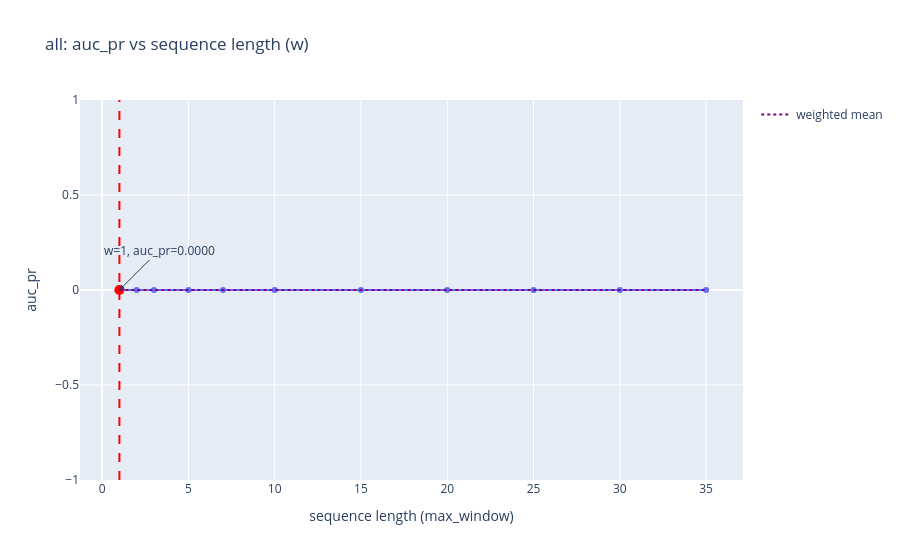
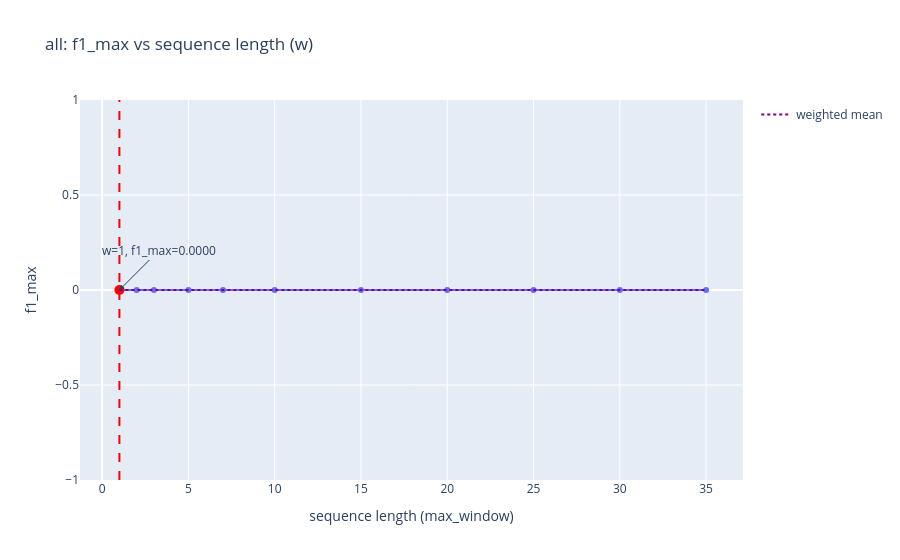
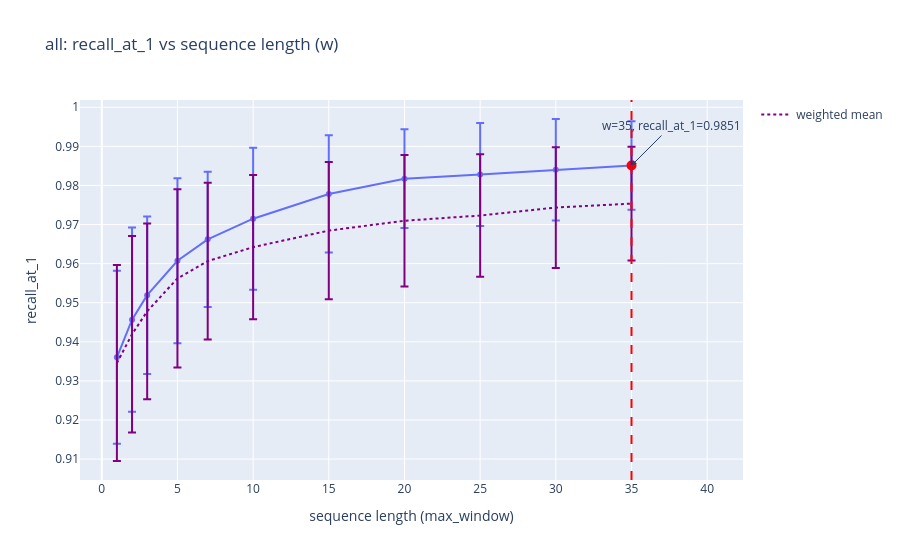
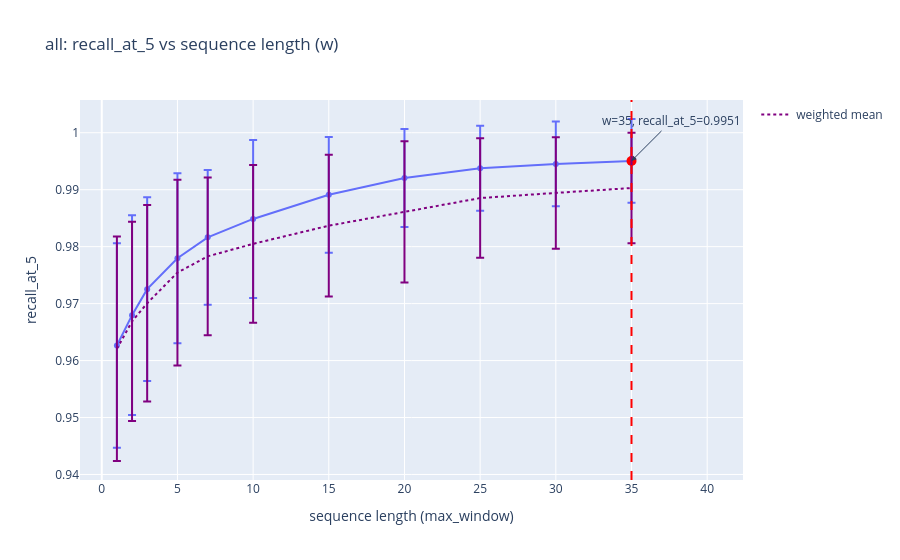

Source (notebook cell) for these figures, in order:
### Code cell
plot_metrics_from_parquet(
    "/home/kartashov_ga/projects/GSLoc/data/tests/26-05-19/3RScan/GT/64xMegaloc/rerank_k_1000_per_frame_k_100/base_seq_report/room-sim/summaryresults.parquet",
    "/home/kartashov_ga/projects/GSLoc/data/tests/26-05-19/3RScan/Megaloc/rerank_k_500_per_frame_k_25/base_seq_report/room-sim/summaryresults.parquet",
    )

### Figure 1 — Plotly figure (JSON) as saved in the notebook; plotly's stock layout.template omitted (floating-point values rounded to 4 significant figures)
{"data": [{"hovertemplate": "w=%{x}<br>auc_pr=%{y}<extra></extra>", "legendgroup": "", "line": {"color": "#636efa", "dash": "solid"}, "marker": {"symbol": "circle"}, "mode": "lines+markers", "name": "", "orientation": "v", "showlegend": false, "type": "scatter", "x": [1, 2, 3, 5, 7, 10, 15, 20, 25, 30, 35], "xaxis": "x", "y": [0.0, 0.0, 0.0, 0.0, 0.0, 0.0, 0.0, 0.0, 0.0, 0.0, 0.0], "yaxis": "y"}, {"marker": {"color": "red", "size": 10}, "mode": "markers", "name": "max", "showlegend": false, "type": "scatter", "x": [1], "y": [0]}, {"line": {"color": "purple", "dash": "dot"}, "mode": "lines", "name": "weighted mean", "showlegend": true, "type": "scatter", "x": [1, 2, 3, 5, 7, 10, 15, 20, 25, 30, 35], "y": [0.0, 0.0, 0.0, 0.0, 0.0, 0.0, 0.0, 0.0, 0.0, 0.0, 0.0]}], "layout": {"annotations": [{"arrowhead": 2, "ax": 40, "ay": -40, "showarrow": true, "text": "w=1, auc_pr=0.0000", "x": 1, "y": 0}], "legend": {"tracegroupgap": 0}, "shapes": [{"line": {"color": "red", "dash": "dash"}, "type": "line", "x0": 1, "x1": 1, "xref": "x", "y0": 0, "y1": 1, "yref": "y domain"}], "title": {"text": "all: auc_pr vs sequence length (w)"}, "xaxis": {"anchor": "y", "domain": [0, 1], "title": {"text": "sequence length (max_window)"}}, "yaxis": {"anchor": "x", "domain": [0, 1], "title": {"text": "auc_pr"}}}}

### Figure 2 — Plotly figure (JSON) as saved in the notebook; plotly's stock layout.template omitted (floating-point values rounded to 4 significant figures)
{"data": [{"hovertemplate": "w=%{x}<br>f1_max=%{y}<extra></extra>", "legendgroup": "", "line": {"color": "#636efa", "dash": "solid"}, "marker": {"symbol": "circle"}, "mode": "lines+markers", "name": "", "orientation": "v", "showlegend": false, "type": "scatter", "x": [1, 2, 3, 5, 7, 10, 15, 20, 25, 30, 35], "xaxis": "x", "y": [0.0, 0.0, 0.0, 0.0, 0.0, 0.0, 0.0, 0.0, 0.0, 0.0, 0.0], "yaxis": "y"}, {"marker": {"color": "red", "size": 10}, "mode": "markers", "name": "max", "showlegend": false, "type": "scatter", "x": [1], "y": [0]}, {"line": {"color": "purple", "dash": "dot"}, "mode": "lines", "name": "weighted mean", "showlegend": true, "type": "scatter", "x": [1, 2, 3, 5, 7, 10, 15, 20, 25, 30, 35], "y": [0.0, 0.0, 0.0, 0.0, 0.0, 0.0, 0.0, 0.0, 0.0, 0.0, 0.0]}], "layout": {"annotations": [{"arrowhead": 2, "ax": 40, "ay": -40, "showarrow": true, "text": "w=1, f1_max=0.0000", "x": 1, "y": 0}], "legend": {"tracegroupgap": 0}, "shapes": [{"line": {"color": "red", "dash": "dash"}, "type": "line", "x0": 1, "x1": 1, "xref": "x", "y0": 0, "y1": 1, "yref": "y domain"}], "title": {"text": "all: f1_max vs sequence length (w)"}, "xaxis": {"anchor": "y", "domain": [0, 1], "title": {"text": "sequence length (max_window)"}}, "yaxis": {"anchor": "x", "domain": [0, 1], "title": {"text": "f1_max"}}}}

### Figure 3 — Plotly figure (JSON) as saved in the notebook; plotly's stock layout.template omitted (floating-point values rounded to 4 significant figures)
{"data": [{"error_y": {"array": [0.02215, 0.02357, 0.02014, 0.02113, 0.01729, 0.01816, 0.015, 0.01263, 0.01317, 0.01299, 0.01134]}, "hovertemplate": "w=%{x}<br>recall_at_1=%{y}<extra></extra>", "legendgroup": "", "line": {"color": "#636efa", "dash": "solid"}, "marker": {"symbol": "circle"}, "mode": "lines+markers", "name": "", "orientation": "v", "showlegend": false, "type": "scatter", "x": [1, 2, 3, 5, 7, 10, 15, 20, 25, 30, 35], "xaxis": "x", "y": [0.936, 0.9457, 0.9519, 0.9607, 0.9662, 0.9715, 0.9778, 0.9817, 0.9828, 0.984, 0.9851], "yaxis": "y"}, {"marker": {"color": "red", "size": 10}, "mode": "markers", "name": "max", "showlegend": false, "type": "scatter", "x": [35], "y": [0.9851]}, {"error_y": {"array": [0.02506, 0.02512, 0.02248, 0.02278, 0.02005, 0.01844, 0.01757, 0.01681, 0.01565, 0.01545, 0.01455], "type": "data", "visible": true}, "line": {"color": "purple", "dash": "dot"}, "mode": "lines", "name": "weighted mean", "showlegend": true, "type": "scatter", "x": [1, 2, 3, 5, 7, 10, 15, 20, 25, 30, 35], "y": [0.9346, 0.9419, 0.9478, 0.9562, 0.9606, 0.9642, 0.9684, 0.971, 0.9723, 0.9743, 0.9753]}], "layout": {"annotations": [{"arrowhead": 2, "ax": 40, "ay": -40, "showarrow": true, "text": "w=35, recall_at_1=0.9851", "x": 35, "y": 0.9851}], "legend": {"tracegroupgap": 0}, "shapes": [{"line": {"color": "red", "dash": "dash"}, "type": "line", "x0": 35, "x1": 35, "xref": "x", "y0": 0, "y1": 1, "yref": "y domain"}], "title": {"text": "all: recall_at_1 vs sequence length (w)"}, "xaxis": {"anchor": "y", "domain": [0, 1], "title": {"text": "sequence length (max_window)"}}, "yaxis": {"anchor": "x", "domain": [0, 1], "title": {"text": "recall_at_1"}}}}

### Figure 4 — Plotly figure (JSON) as saved in the notebook; plotly's stock layout.template omitted (floating-point values rounded to 4 significant figures)
{"data": [{"error_y": {"array": [0.01794, 0.01754, 0.01613, 0.01493, 0.01184, 0.01387, 0.01016, 0.008613, 0.007449, 0.007428, 0.007361]}, "hovertemplate": "w=%{x}<br>recall_at_5=%{y}<extra></extra>", "legendgroup": "", "line": {"color": "#636efa", "dash": "solid"}, "marker": {"symbol": "circle"}, "mode": "lines+markers", "name": "", "orientation": "v", "showlegend": false, "type": "scatter", "x": [1, 2, 3, 5, 7, 10, 15, 20, 25, 30, 35], "xaxis": "x", "y": [0.9626, 0.968, 0.9725, 0.978, 0.9816, 0.9849, 0.9891, 0.9921, 0.9938, 0.9945, 0.9951], "yaxis": "y"}, {"marker": {"color": "red", "size": 10}, "mode": "markers", "name": "max", "showlegend": false, "type": "scatter", "x": [35], "y": [0.9951]}, {"error_y": {"array": [0.0197, 0.01749, 0.01726, 0.01629, 0.01384, 0.01384, 0.01245, 0.01242, 0.0105, 0.009785, 0.009701], "type": "data", "visible": true}, "line": {"color": "purple", "dash": "dot"}, "mode": "lines", "name": "weighted mean", "showlegend": true, "type": "scatter", "x": [1, 2, 3, 5, 7, 10, 15, 20, 25, 30, 35], "y": [0.9621, 0.9669, 0.9701, 0.9754, 0.9783, 0.9805, 0.9837, 0.9861, 0.9885, 0.9894, 0.9903]}], "layout": {"annotations": [{"arrowhead": 2, "ax": 40, "ay": -40, "showarrow": true, "text": "w=35, recall_at_5=0.9951", "x": 35, "y": 0.9951}], "legend": {"tracegroupgap": 0}, "shapes": [{"line": {"color": "red", "dash": "dash"}, "type": "line", "x0": 35, "x1": 35, "xref": "x", "y0": 0, "y1": 1, "yref": "y domain"}], "title": {"text": "all: recall_at_5 vs sequence length (w)"}, "xaxis": {"anchor": "y", "domain": [0, 1], "title": {"text": "sequence length (max_window)"}}, "yaxis": {"anchor": "x", "domain": [0, 1], "title": {"text": "recall_at_5"}}}}
